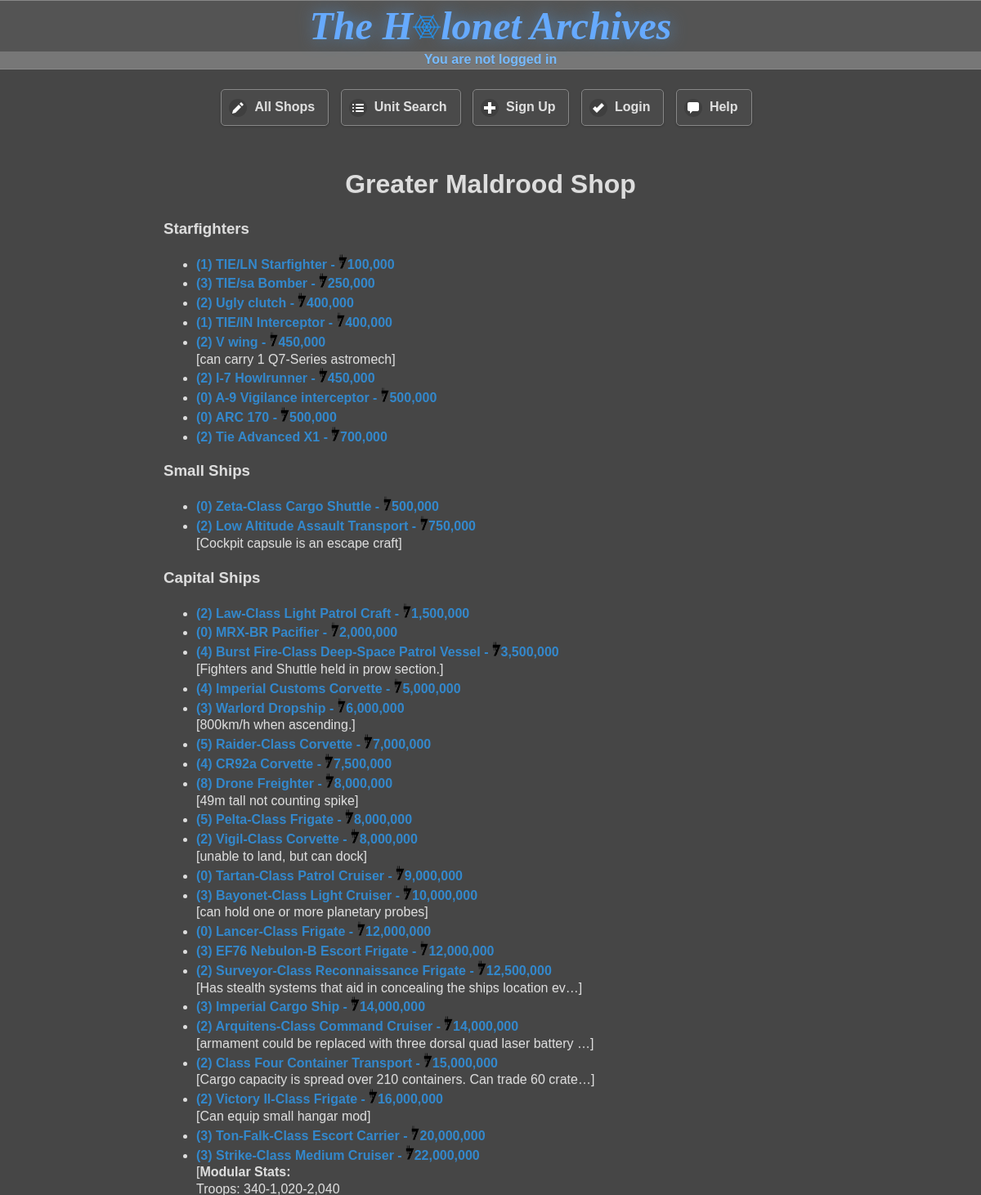
The page /public_html/shop_page?sid=55 (upper part) on the database its author committed.
### tables this page shows
CREATE TABLE `unit` (
  `unit_id` smallint(5) unsigned NOT NULL AUTO_INCREMENT,
  `unit_type` smallint(5) unsigned DEFAULT NULL,
  `name` varchar(128) DEFAULT NULL,
  `alias` varchar(32) DEFAULT NULL,
  `price` bigint(20) unsigned DEFAULT NULL,
  `modslots` tinyint(3) unsigned DEFAULT NULL,
  `uc_limit` smallint(5) unsigned DEFAULT NULL,
  `length` float DEFAULT NULL,
  `height` float DEFAULT NULL,
  `width` float DEFAULT NULL,
  `hyperdrive` float DEFAULT NULL,
  `backup` float DEFAULT NULL,
  `mglt` tinyint(3) unsigned DEFAULT NULL,
  `kmh` smallint(5) unsigned DEFAULT NULL,
  `shield` tinyint(3) unsigned DEFAULT NULL,
  `hull` tinyint(3) unsigned DEFAULT NULL,
  `sbd` smallint(5) unsigned DEFAULT NULL,
  `ru` smallint(5) unsigned DEFAULT NULL,
  `points` float DEFAULT NULL,
  `is_special` tinyint(3) unsigned DEFAULT NULL,
  `notes` varchar(1024) DEFAULT NULL,
  `wiki_link` varchar(128) DEFAULT NULL,
  `max_height` float DEFAULT NULL,
  `access` int(10) unsigned DEFAULT NULL,
  `mass` int(10) unsigned DEFAULT NULL,
  PRIMARY KEY (`unit_id`),
  KEY `unit_type` (`unit_type`),
  KEY `shield` (`shield`),
  KEY `hull` (`hull`),
  CONSTRAINT `unit_ibfk_1` FOREIGN KEY (`unit_type`) REFERENCES `unit_type` (`unit_type`),
  CONSTRAINT `unit_ibfk_2` FOREIGN KEY (`shield`) REFERENCES `strength` (`strength_no`),
  CONSTRAINT `unit_ibfk_3` FOREIGN KEY (`hull`) REFERENCES `strength` (`strength_no`)
);

### php/functions.php (the view, shortened to what this page needs)
<?php
    function generate_random_string() {
        return substr(md5(rand()), 0, 7);
    }
    function get_shop_stats(&$pdo, $shop_id) {
        $result = $pdo->query(<<<_END
        SELECT
            u.unit_id,
            u.name,
            ut.type_description,
            u.modslots,
            s.shop_name,
            u.price,
            u.notes,
            u.uc_limit
        FROM
            units_in_shop AS us
        JOIN shop AS s
        ON
            s.shop_id = us.shop_id
        JOIN unit AS u
        ON
            us.unit_id = u.unit_id
        LEFT JOIN unit_type AS ut
        ON
            ut.unit_type = u.unit_type
        WHERE
            s.shop_id = $shop_id
        ORDER BY
            u.unit_type
        _END);
        $units = [];
        while ($row = $result->fetch()) {
            $units[] = $row;
        }
        $shop_name = $units[0]['shop_name'];
        foreach ($units as $index => $unit) {
            unset($units[$index]['shop_name']);
        }
        return array($shop_name, $units);
    }
    function collect_unit_types($units) {
        $unit_types = [];
        foreach ($units as $unit) {
            if (!in_array($unit['type_description'], $unit_types)) {
                $unit_types[] = $unit['type_description'];
            }
        }
        return $unit_types;
    }
    function sort_units_by_attribute(&$units, $attr) {
        $arr_size = sizeof($units);
        for ($i = 1; $i < $arr_size; $i++) {
            $lower = 0;
            $upper = $i-1;
            while ($lower <= $upper) {
                $middle = intval(($lower + $upper)/2);
                if ($units[$i][$attr] >= $units[$middle][$attr]) $lower = $middle + 1;
                else $upper = $middle - 1;
            }
            if ($units[$i][$attr] >= $units[$middle][$attr]) $position = $middle + 1;
            else $position = $middle;
            for ($j = $i; $j > $position; $j--) {
                swap_array_values($units, $j, $j-1);
            }
        }
        return $units;
    }
    function search_for_units($units, $attr, $value) {
        $found_at = FALSE;
        foreach ($units as $index => $unit) {
            if ($unit[$attr] == $value) {
                $found_at = $index;
                break;
            }
        }
        return $found_at;
    }
    function get_units_of_attr($units, $attr, $value) {
        $found_at = search_for_units($units, $attr, $value);
        $units_of_attr = [];
        while ($found_at !== FALSE) {
            $units_of_attr[] = $units[$found_at];
            unset($units[$found_at]);
            $found_at = search_for_units($units, $attr, $value);
        }
        return $units_of_attr;
    }
    function display_shop_unit($unit) {
        $C = 'constant';
        $unit_id = $unit['unit_id'];
        $str = "<li><a class='unit-links' data-transition='slide' href='{$C('WEBSITE_ROOT')}/unit_page?uid=$unit_id'>(" . $unit['modslots'] . ") ";
        $str .= $unit['name'];
        $price = $unit['price'];
        if ($price != 0) $str .= " - <img src='{$C('WEBSITE_ROOT')}/data/images/credit_symbol.png' alt='credits' height='18px'  />" . number_format($price);
        $str .= "</a>";
        if (not_null($unit['notes']) && $unit['notes'] !== '') {
            $str .= "<br  />[" . substr($unit['notes'], 0, 64);
            $str .= strlen($unit['notes']) > 64 ? "&hellip;]" : "]";
        }
        $str .=  "</li>";
        return $str;
    }
    function normalise_unit_types($type) {
        switch ($type) {
            case 'Small Vehicle':
                return 'Vehicle';
            case 'Medium Vehicle':
                return 'Vehicle';
            case 'Shuttle':
                return 'Small Ship';
            default:
                return $type;
        }
    }
    function display_shop($shop_name, $units) {
        foreach ($units as $index => $unit) {
            $units[$index]['type_description'] = normalise_unit_types($unit['type_description']);
        }
        $types = collect_unit_types($units);
        sort_unit_types($types);
        echo "<h1 class='centre'>$shop_name</h1>";
        foreach ($types as $type) {
            echo "<div><h3>" . pluralise($type) . "</h3><ul>";
            $units_of_type = get_units_of_attr($units, 'type_description',  $type);
            sort_units_by_attribute($units_of_type, 'price');
            foreach ($units_of_type as $unit) {
                echo display_shop_unit($unit);
            }
            echo "</ul></div>";
        }
    }
    function pluralise($phrase) {
        if (strtolower(substr($phrase, -1)) == 's') {
            return $phrase;
        } elseif (strtolower($phrase) == 'crew') {
            return $phrase;
        } elseif (strtolower($phrase) == 'infantry') {
            return $phrase;
        } else return $phrase . "s";
    }
    function not_null($val) { return (!($val === NULL)); }

### public_html/_/css/holonet-original.css (style rules this page uses)
html { font-size: 100%; }
.ui-page-theme-a a, html .ui-bar-a a, html .ui-body-a a, html body .ui-group-theme-a a { color: #3388cc ; font-weight: bold; }

### public_html/_/css/styles.css (style rules this page uses)
html { background:#444; color: #CEF; }
.unit-links { text-decoration: none; text-shadow: none; }
.centre { text-align:center; }

### rows shown on the page
unit: modslots "1", unit "TIE/LN Starfighter", price "100,000"
unit: modslots "3", unit "TIE/sa Bomber", price "250,000"
unit: modslots "2", unit "Ugly clutch", price "400,000"
unit: modslots "1", unit "TIE/IN Interceptor", price "400,000"
unit: modslots "2", unit "V wing", price "450,000", notes "can carry 1 Q7-Series astromech", notes "]"
unit: modslots "2", unit "I-7 Howlrunner", price "450,000"
unit: modslots "0", unit "A-9 Vigilance interceptor", price "500,000"
unit: modslots "0", unit "ARC 170", price "500,000"
unit: modslots "2", unit "Tie Advanced X1", price "700,000"
unit: modslots "0", unit "Zeta-Class Cargo Shuttle", price "500,000"
unit: modslots "2", unit "Low Altitude Assault Transport", price "750,000", notes "Cockpit capsule is an escape craft", notes "]"
unit: modslots "2", unit "Law-Class Light Patrol Craft", price "1,500,000"
unit: modslots "0", unit "MRX-BR Pacifier", price "2,000,000"
unit: modslots "4", unit "Burst Fire-Class Deep-Space Patrol Vessel", price "3,500,000", notes "Fighters and Shuttle held in prow section.", notes "]"
unit: modslots "4", unit "Imperial Customs Corvette", price "5,000,000"
unit: modslots "3", unit "Warlord Dropship", price "6,000,000", notes "800km/h when ascending.", notes "]"
unit: modslots "5", unit "Raider-Class Corvette", price "7,000,000"
unit: modslots "4", unit "CR92a Corvette", price "7,500,000"
unit: modslots "8", unit "Drone Freighter", price "8,000,000", notes "49m tall not counting spike", notes "]"
unit: modslots "5", unit "Pelta-Class Frigate", price "8,000,000"
unit: modslots "2", unit "Vigil-Class Corvette", price "8,000,000", notes "unable to land, but can dock", notes "]"
unit: modslots "0", unit "Tartan-Class Patrol Cruiser", price "9,000,000"
unit: modslots "3", unit "Bayonet-Class Light Cruiser", price "10,000,000", notes "can hold one or more planetary probes", notes "]"
unit: modslots "0", unit "Lancer-Class Frigate", price "12,000,000"
unit: modslots "3", unit "EF76 Nebulon-B Escort Frigate", price "12,000,000"
unit: modslots "2", unit "Surveyor-Class Reconnaissance Frigate", price "12,500,000", notes "Has stealth systems that aid in concealing the ships location ev", notes "…]"
unit: modslots "3", unit "Imperial Cargo Ship", price "14,000,000"
unit: modslots "2", unit "Arquitens-Class Command Cruiser", price "14,000,000", notes "armament could be replaced with three dorsal quad laser battery", notes "…]"
unit: modslots "2", unit "Class Four Container Transport", price "15,000,000", notes "Cargo capacity is spread over 210 containers. Can trade 60 crate", notes "…]"
unit: modslots "2", unit "Victory II-Class Frigate", price "16,000,000", notes "Can equip small hangar mod", notes "]"
unit: modslots "3", unit "Ton-Falk-Class Escort Carrier", price "20,000,000"
unit: modslots "3", unit "Strike-Class Medium Cruiser", price "22,000,000", notes "Modular Stats: Troops: 340-1,020-2,040"

### other values the page prints
$logged_in_as "You are not logged in"
$shop_name "Greater Maldrood Shop"
pluralise($type) "Starfighters"
pluralise($type) "Small Ships"
pluralise($type) "Capital Ships"
